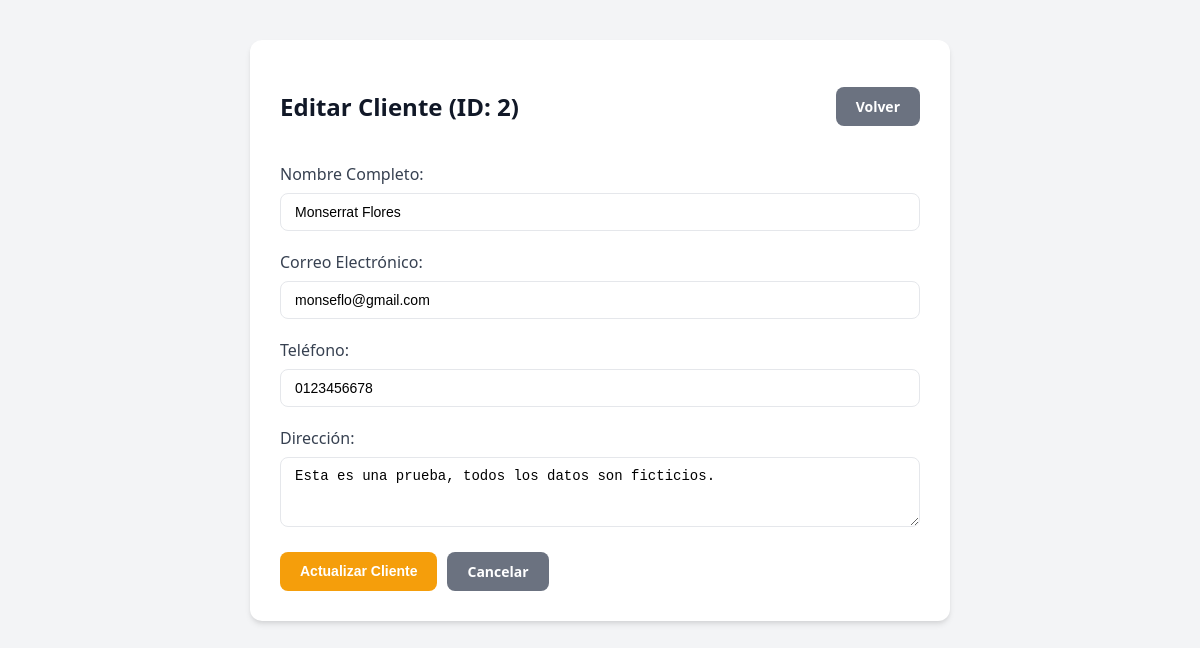
Page /edit.php?id=2 on the committed database.
### tables this page shows
CREATE TABLE clientes (
            id INTEGER PRIMARY KEY AUTOINCREMENT,
            nombre TEXT NOT NULL,
            email TEXT NOT NULL UNIQUE,
            telefono TEXT NOT NULL,
            direccion TEXT NOT NULL,
            fecha_registro DATETIME DEFAULT CURRENT_TIMESTAMP
        );

### classes/Cliente.php (called while the page is built, shortened)
<?php
class Cliente {
    private ?PDO $conn;
    private string $table_name = "clientes";
    public ?int $id = null;
    public function __construct(PDO $db) {
        $this->conn = $db;
    }
    public function leerUno(): bool {
        $query = "SELECT id, nombre, email, telefono, direccion, fecha_registro FROM " . $this->table_name . " WHERE id = ? LIMIT 1";
        $stmt = $this->conn->prepare($query);
        $stmt->bindParam(1, $this->id, PDO::PARAM_INT);
        $stmt->execute();
        $row = $stmt->fetch(PDO::FETCH_ASSOC);
        if($row) {
            $this->nombre = $row['nombre'];
            $this->email = $row['email'];
            $this->telefono = $row['telefono'];
            $this->direccion = $row['direccion'];
            return true;
        }
        return false;
    }
}
?>

### edit.php (the view, shortened to what this page needs)
<?php
require_once __DIR__ . '/config/database.php';
require_once __DIR__ . '/classes/Cliente.php';
$database = new Database();
$db = $database->getConnection();
$cliente = new Cliente($db);
$id = isset($_GET['id']) ? (int)$_GET['id'] : die('ID no especificado.');
$cliente->id = $id;
if (!$cliente->leerUno()) {
    header("Location: index.php?error=ClienteNoEncontrado");
    exit();
}
?>
<!DOCTYPE html>
<html lang="es">
<head>
    <link rel="stylesheet" href="assets/css/style.css">
</head>
<body>
    <div class="container" style="max-width: 700px;">
        <div class="card">
            <div class="header-flex">
                <h2>Editar Cliente (ID: <?php echo $cliente->id; ?>)</h2>
                <a href="index.php" class="btn btn-secondary">Volver</a>
            </div>
            <form action="edit.php?id=<?php echo $cliente->id; ?>" method="POST">
                <div class="form-group">
                    <label for="nombre">Nombre Completo:</label>
                    <input type="text" id="nombre" name="nombre" value="<?php echo htmlspecialchars($cliente->nombre); ?>" required>
                </div>
                <div class="form-group">
                    <label for="email">Correo Electrónico:</label>
                    <input type="email" id="email" name="email" value="<?php echo htmlspecialchars($cliente->email); ?>" required>
                </div>
                <div class="form-group">
                    <label for="telefono">Teléfono:</label>
                    <input type="tel" id="telefono" name="telefono" value="<?php echo htmlspecialchars($cliente->telefono); ?>" required>
                </div>
                <div class="form-group">
                    <label for="direccion">Dirección:</label>
                    <textarea id="direccion" name="direccion" rows="3" required><?php echo htmlspecialchars($cliente->direccion); ?></textarea>
                </div>
                <div style="display: flex; gap: 10px;">
                    <button type="submit" class="btn btn-warning">Actualizar Cliente</button>
                    <a href="index.php" class="btn btn-secondary">Cancelar</a>
                </div>
            </form>
        </div>
    </div>
</body>
</html>

### assets/css/style.css (style rules this page uses)
:root { --primary-color: #4f46e5; --primary-hover: #4338ca; --bg-color: #f3f4f6; --card-bg: #ffffff; --text-color: #1f2937; --border-color: #e5e7eb; }
body { font-family: 'Segoe UI', Tahoma, Geneva, Verdana, sans-serif; background-color: var(--bg-color); color: var(--text-color); margin: 0; padding: 0; }
.container { max-width: 1100px; margin: 40px auto; padding: 0 20px; }
.card { background: var(--card-bg); border-radius: 12px; box-shadow: 0 4px 6px -1px rgba(0, 0, 0, 0.1), 0 2px 4px -1px rgba(0, 0, 0, 0.06); padding: 30px; margin-bottom: 25px; }
h1, h2, h3 { color: #111827; }
.btn { display: inline-block; padding: 10px 20px; font-size: 14px; font-weight: 600; text-align: center; text-decoration: none; border-radius: 8px; cursor: pointer; transition: background-color 0.2s, transform 0.1s; border: none; }
.btn-secondary { background-color: #6b7280; color: white; }
.btn-warning { background-color: #f59e0b; color: white; }
.form-group { margin-bottom: 20px; }
label { display: block; margin-bottom: 8px; font-weight: 500; color: #374151; }
input[type="text"], input[type="email"], input[type="tel"], textarea { width: 100%; padding: 10px 14px; border: 1px solid var(--border-color); border-radius: 8px; font-size: 14px; box-sizing: border-box; transition: border-color 0.2s; }
.header-flex { display: flex; justify-content: space-between; align-items: center; margin-bottom: 20px; }

### rows in the picture
clientes: id "2", nombre "Monserrat Flores", email "monseflo@gmail.com", telefono "0123456678", direccion "Esta es una prueba, todos los datos son ficticios."
